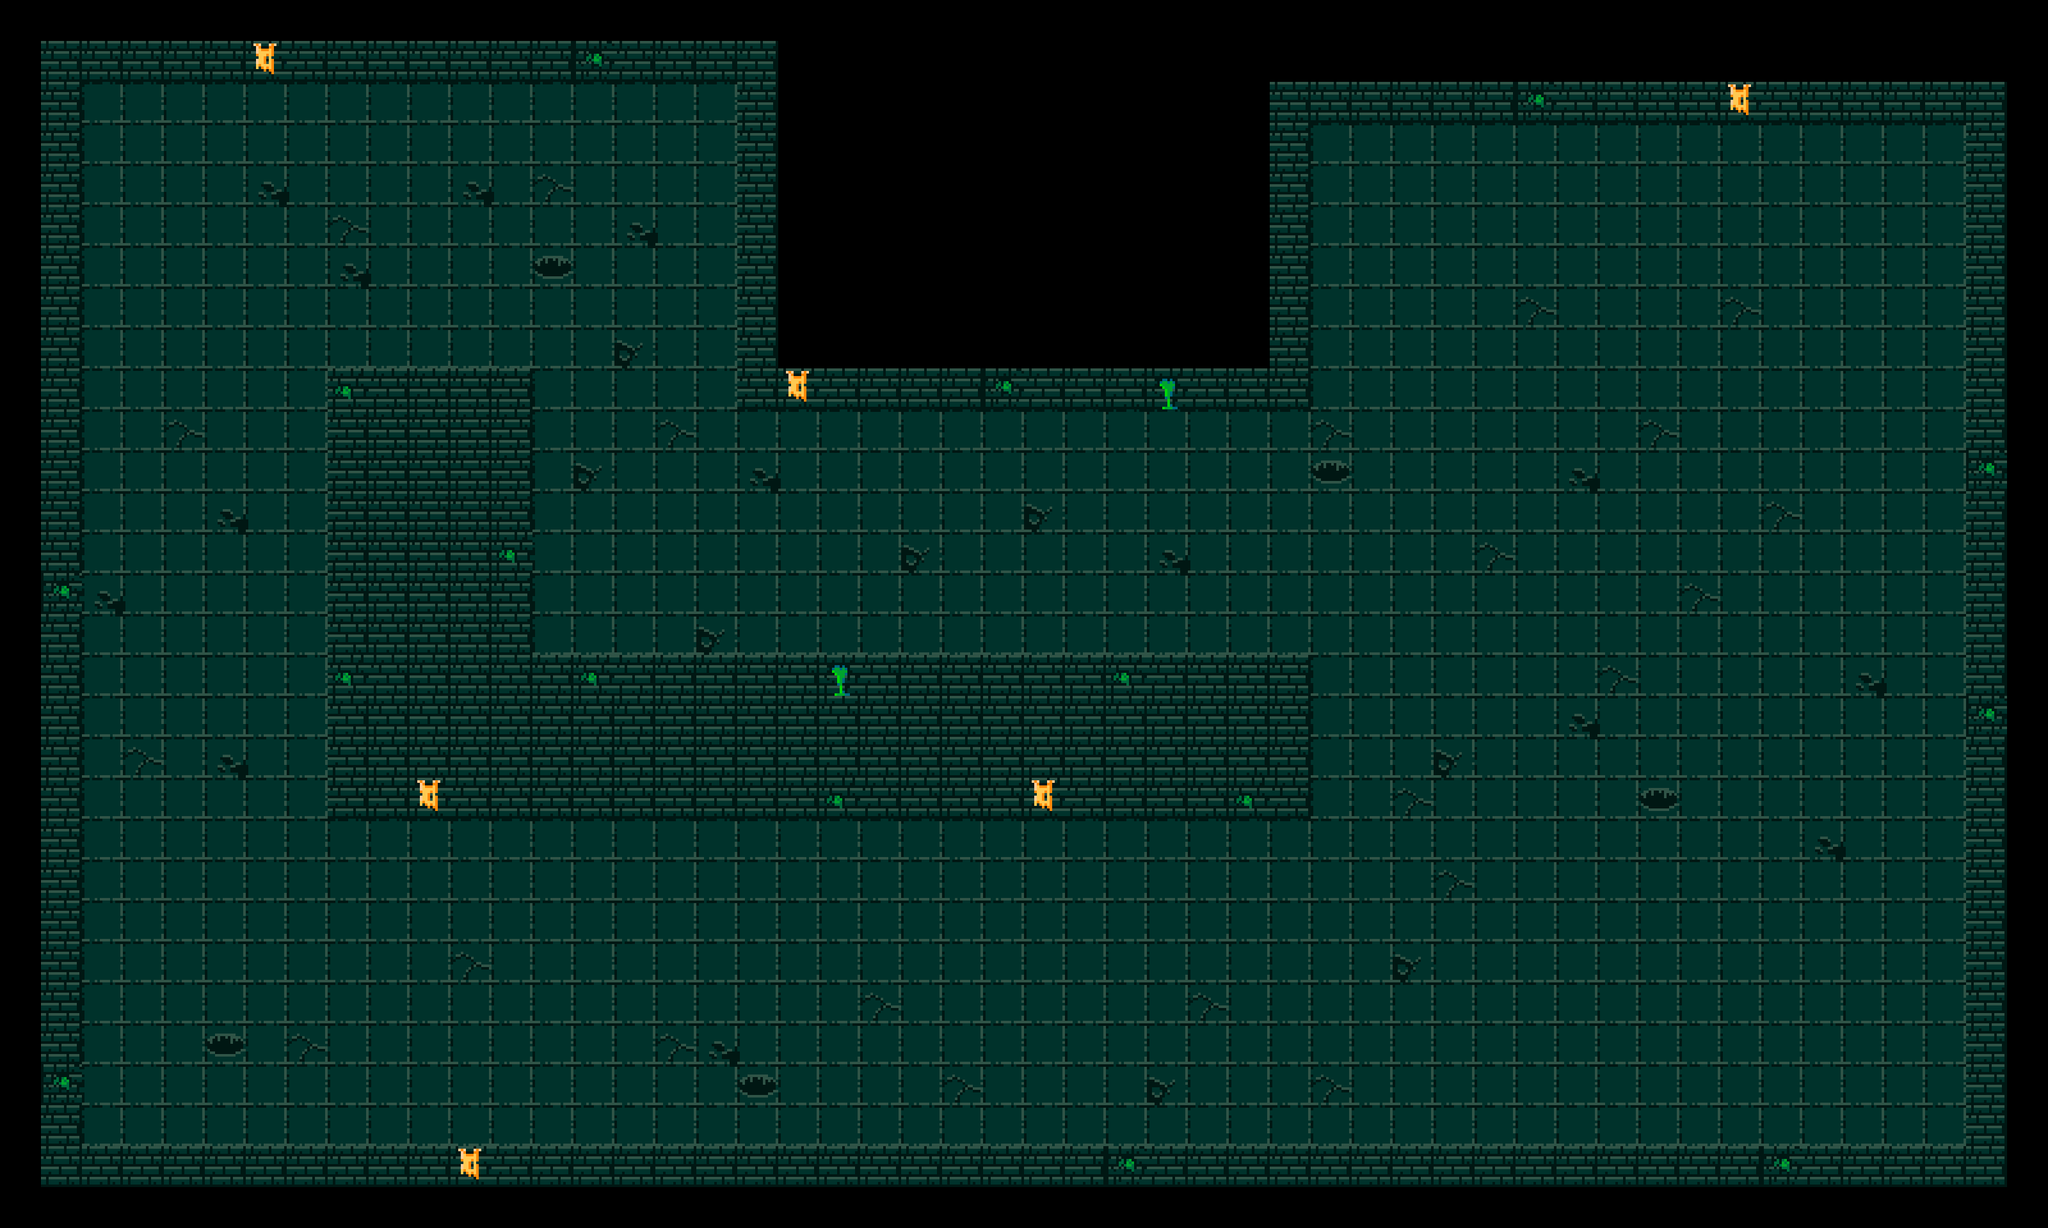

A level layout from a 2D game, rendered from its tile map. Below: a short description, then the map file with tile-grid data replaced by summaries:
An orthogonal 50x30 tile map with 64x64 px tiles, 1 tile layer (terrain), 2 tilesets and 152 objects (13x Coin, 12x Enemy, 12x Crystal, 7x Torch, 6x Armor, ...).

<map version="1.10" tiledversion="1.11.0" orientation="orthogonal" renderorder="right-down" width="50" height="30" tilewidth="64" tileheight="64" infinite="0" nextlayerid="6" nextobjectid="207">
 <tileset firstgid="1" name="tiles" tilewidth="64" tileheight="64" tilecount="130" columns="10">
  <image source="tileset4.png" width="640" height="832" />
 </tileset>
 <tileset firstgid="131" name="objects" tilewidth="64" tileheight="110" tilecount="8" columns="0">
  <grid orientation="orthogonal" width="1" height="1" />
  <tile id="9">
   <image source="skull1.png" width="64" height="64" />
  </tile>
  <tile id="10">
   <image source="box_stacked.png" width="64" height="98" />
  </tile>
  <tile id="11">
   <image source="pillar4.png" width="48" height="110" />
  </tile>
  <tile id="12">
   <image source="skull.png" width="64" height="64" />
  </tile>
  <tile id="13">
   <image source="bones.png" width="64" height="64" />
  </tile>
  <tile id="14">
   <image source="bone.png" width="64" height="32" />
  </tile>
  <tile id="15">
   <image source="skull2.png" width="64" height="64" />
  </tile>
  <tile id="16">
   <image source="box.png" width="64" height="98" />
  </tile>
 </tileset>
 <layer id="1" name="terrain" width="50" height="30">
  <data>[1500 cells, 1230 non-empty, 10 distinct tile ids]</data>
 </layer>
 <objectgroup id="2" name="objects">
  <object id="23" gid="142" x="2240" y="576" width="48" height="110" />
  <object id="24" gid="142" x="2816" y="512" width="48" height="110" />
  <object id="25" gid="142" x="2304" y="1088" width="48" height="110" />
  <object id="26" gid="142" x="2816" y="1280" width="48" height="110" />
  <object id="27" gid="142" x="2496" y="1664" width="48" height="110" />
  <object id="28" gid="142" x="1408" y="832" width="48" height="110" />
  <object id="29" gid="142" x="832" y="384" width="48" height="110" />
  <object id="30" gid="142" x="320" y="960" width="48" height="110" />
  <object id="31" gid="142" x="256" y="1536" width="48" height="110" />
  <object id="32" gid="142" x="896" y="1600" width="48" height="110" />
  <object id="33" gid="142" x="1600" y="1600" width="48" height="110" />
  <object id="34" gid="141" x="2304" y="1536" width="64" height="98" />
  <object id="35" gid="141" x="2624" y="1344" width="64" height="98" />
  <object id="36" gid="141" x="2304" y="768" width="64" height="98" />
  <object id="37" gid="141" x="2624" y="448" width="64" height="98" />
  <object id="38" gid="141" x="2816" y="896" width="64" height="98" />
  <object id="39" gid="141" x="256" y="448" width="64" height="98" />
  <object id="40" gid="141" x="1024" y="896" width="64" height="98" />
  <object id="41" gid="147" x="1280" y="1728" width="64" height="98" />
  <object id="42" gid="147" x="768" y="1664" width="64" height="98" />
  <object id="43" gid="147" x="1216" y="1536" width="64" height="98" />
  <object id="46" gid="147" x="2816" y="1664" width="64" height="98" />
  <object id="47" gid="147" x="960" y="256" width="64" height="98" />
  <object id="48" gid="147" x="192" y="1152" width="64" height="98" />
  <object id="92" gid="142" x="2624" y="768" width="48" height="110" />
  <object id="93" gid="142" x="2048" y="1728" width="48" height="110" />
  <object id="94" gid="142" x="192" y="704" width="48" height="110" />
  <object id="95" gid="142" x="1920" y="960" width="48" height="110" />
 </objectgroup>
 <objectgroup id="3" name="objects non">
  <object id="49" gid="140" x="2496" y="1088" width="64" height="64" />
  <object id="50" gid="140" x="2688" y="640" width="64" height="64" />
  <object id="51" gid="140" x="1856" y="896" width="64" height="64" />
  <object id="52" gid="140" x="448" y="384" width="64" height="64" />
  <object id="53" gid="144" x="2304" y="1280" width="64" height="64" />
  <object id="54" gid="144" x="2240" y="1728" width="64" height="64" />
  <object id="55" gid="144" x="1728" y="1536" width="64" height="64" />
  <object id="56" gid="144" x="704" y="1664" width="64" height="64" />
  <object id="57" gid="144" x="256" y="1216" width="64" height="64" />
  <object id="58" gid="144" x="896" y="576" width="64" height="64" />
  <object id="59" gid="144" x="768" y="448" width="64" height="64" />
  <object id="60" gid="144" x="448" y="448" width="64" height="64" />
  <object id="61" gid="144" x="2688" y="704" width="64" height="64" />
  <object id="62" gid="146" x="2624" y="1600" width="64" height="64" />
  <object id="63" gid="146" x="2944" y="1344" width="64" height="64" />
  <object id="64" gid="146" x="2112" y="320" width="64" height="64" />
  <object id="65" gid="146" x="1024" y="1536" width="64" height="64" />
  <object id="66" gid="146" x="192" y="1728" width="64" height="64" />
  <object id="67" gid="145" x="1728" y="1600" width="64" height="32" />
  <object id="68" gid="145" x="2304" y="1728" width="64" height="32" />
  <object id="69" gid="145" x="2496" y="576" width="64" height="32" />
  <object id="70" gid="145" x="2624" y="960" width="64" height="32" />
  <object id="71" gid="145" x="2880" y="704" width="64" height="32" />
  <object id="72" gid="145" x="1216" y="896" width="64" height="32" />
  <object id="73" gid="145" x="576" y="256" width="64" height="32" />
  <object id="74" gid="145" x="256" y="704" width="64" height="32" />
  <object id="75" gid="145" x="448" y="1664" width="64" height="32" />
  <object id="97" gid="144" x="2688" y="1152" width="64" height="64" />
  <object id="98" gid="144" x="2880" y="640" width="64" height="64" />
  <object id="99" gid="144" x="1664" y="896" width="64" height="64" />
  <object id="100" gid="144" x="1152" y="960" width="64" height="64" />
  <object id="169" gid="111" x="576" y="1600" width="64" height="64" />
  <object id="170" gid="111" x="384" y="1408" width="64" height="64" />
  <object id="171" gid="111" x="640" y="1408" width="64" height="64" />
  <object id="172" gid="111" x="256" y="320" width="64" height="64" />
  <object id="173" gid="111" x="576" y="512" width="64" height="64" />
  <object id="174" gid="111" x="1280" y="832" width="64" height="64" />
  <object id="175" gid="111" x="1600" y="704" width="64" height="64" />
  <object id="176" gid="111" x="2560" y="896" width="64" height="64" />
  <object id="177" gid="111" x="2944" y="768" width="64" height="64" />
  <object id="178" gid="111" x="2560" y="1472" width="64" height="64" />
  <object id="179" gid="114" x="2816" y="1600" width="64" height="64" />
  <object id="180" gid="114" x="1280" y="1472" width="64" height="64" />
  <object id="181" gid="114" x="1600" y="1728" width="64" height="64" />
  <object id="182" gid="114" x="704" y="1472" width="64" height="64" />
  <object id="183" gid="114" x="576" y="1728" width="64" height="64" />
  <object id="184" gid="114" x="128" y="1344" width="64" height="64" />
  <object id="185" gid="114" x="448" y="1216" width="64" height="64" />
  <object id="186" gid="114" x="192" y="1024" width="64" height="64" />
  <object id="187" gid="114" x="384" y="832" width="64" height="64" />
  <object id="188" gid="114" x="192" y="576" width="64" height="64" />
 </objectgroup>
 <objectgroup id="4" name="entities">
  <object id="109" name="Player" x="2304" y="384">
   <point />
  </object>
  <object id="110" name="Enemy" x="2752" y="320">
   <point />
  </object>
  <object id="112" name="Enemy" x="2496" y="1280">
   <point />
  </object>
  <object id="113" name="Enemy" x="2816" y="1088">
   <point />
  </object>
  <object id="114" name="Enemy" x="1088" y="1472">
   <point />
  </object>
  <object id="115" name="Enemy" x="512" y="1664">
   <point />
  </object>
  <object id="116" name="Enemy" x="256" y="896">
   <point />
  </object>
  <object id="117" name="Enemy" x="320" y="256">
   <point />
  </object>
  </objectgroup>
 <objectgroup id="5" name="collisions">
  <!-- 8 objects omitted --></objectgroup>
</map>
<!-- 65 of 152 objects omitted -->
